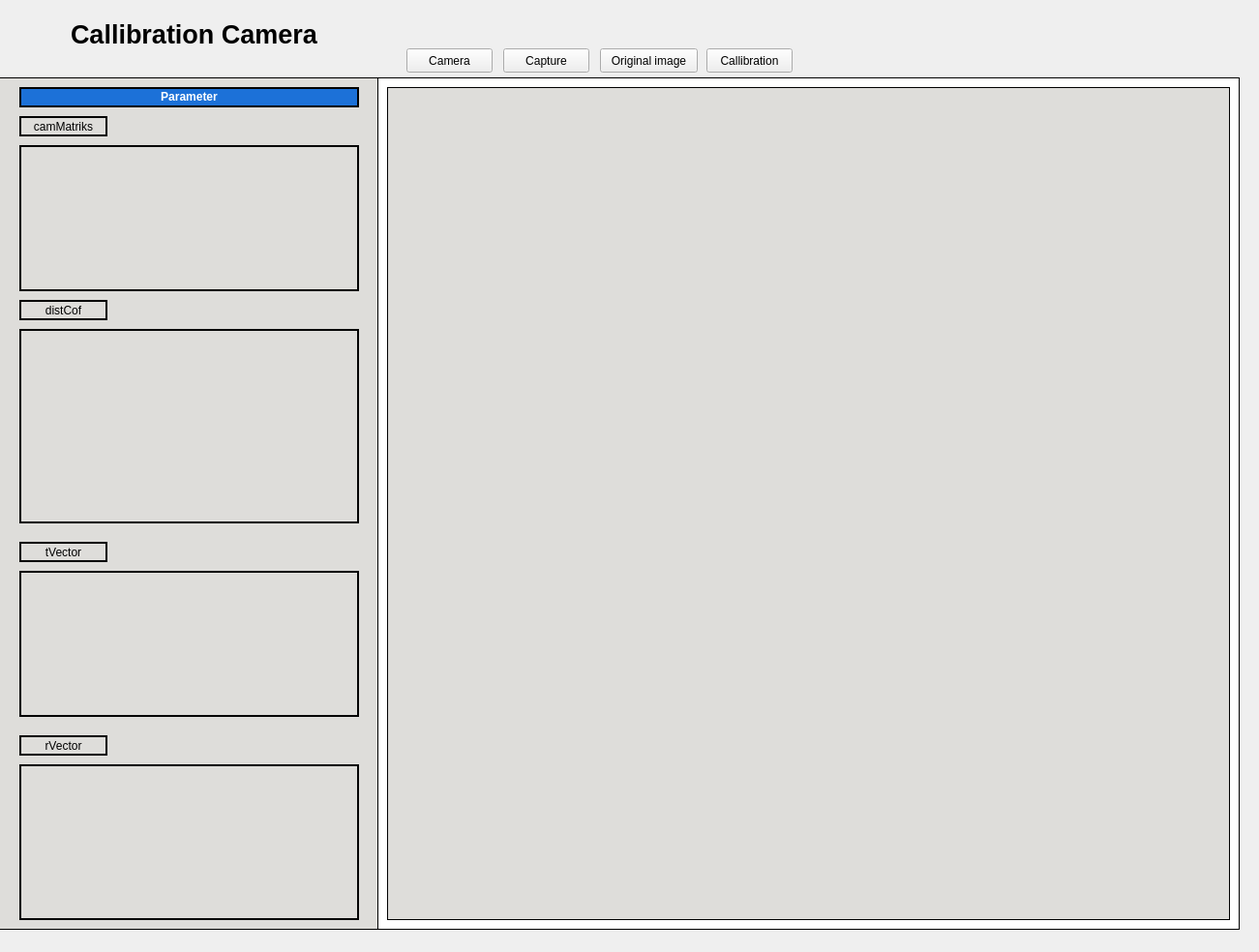
<?xml version="1.0" encoding="UTF-8"?>
<ui version="4.0">
 <class>Form</class>
 <widget class="QWidget" name="Form">
  <property name="geometry">
   <rect>
    <x>0</x>
    <y>0</y>
    <width>1301</width>
    <height>984</height>
   </rect>
  </property>
  <property name="windowTitle">
   <string>Form</string>
  </property>
  <widget class="QLabel" name="label">
   <property name="geometry">
    <rect>
     <x>390</x>
     <y>80</y>
     <width>891</width>
     <height>881</height>
    </rect>
   </property>
   <property name="styleSheet">
    <string notr="true">background-color: rgb(255, 255, 255);</string>
   </property>
   <property name="frameShape">
    <enum>QFrame::Box</enum>
   </property>
   <property name="frameShadow">
    <enum>QFrame::Plain</enum>
   </property>
   <property name="text">
    <string/>
   </property>
  </widget>
  <widget class="QWidget" name="horizontalLayoutWidget">
   <property name="geometry">
    <rect>
     <x>10</x>
     <y>10</y>
     <width>381</width>
     <height>51</height>
    </rect>
   </property>
   <layout class="QHBoxLayout" name="horizontalLayout">
    <item>
     <spacer name="horizontalSpacer">
      <property name="orientation">
       <enum>Qt::Horizontal</enum>
      </property>
      <property name="sizeHint" stdset="0">
       <size>
        <width>40</width>
        <height>20</height>
       </size>
      </property>
     </spacer>
    </item>
    <item>
     <widget class="QLabel" name="label_2">
      <property name="styleSheet">
       <string notr="true"/>
      </property>
      <property name="text">
       <string>&lt;html&gt;&lt;head/&gt;&lt;body&gt;&lt;p&gt;&lt;span style=&quot; font-size:20pt; font-weight:600;&quot;&gt;Callibration Camera&lt;/span&gt;&lt;/p&gt;&lt;/body&gt;&lt;/html&gt;</string>
      </property>
     </widget>
    </item>
    <item>
     <spacer name="horizontalSpacer_2">
      <property name="orientation">
       <enum>Qt::Horizontal</enum>
      </property>
      <property name="sizeHint" stdset="0">
       <size>
        <width>40</width>
        <height>20</height>
       </size>
      </property>
     </spacer>
    </item>
   </layout>
  </widget>
  <widget class="QPushButton" name="callibration">
   <property name="geometry">
    <rect>
     <x>730</x>
     <y>50</y>
     <width>89</width>
     <height>25</height>
    </rect>
   </property>
   <property name="text">
    <string>Callibration</string>
   </property>
  </widget>
  <widget class="QPushButton" name="original">
   <property name="geometry">
    <rect>
     <x>620</x>
     <y>50</y>
     <width>101</width>
     <height>25</height>
    </rect>
   </property>
   <property name="text">
    <string>Original image</string>
   </property>
  </widget>
  <widget class="QLabel" name="label_camMatrix">
   <property name="geometry">
    <rect>
     <x>20</x>
     <y>150</y>
     <width>351</width>
     <height>151</height>
    </rect>
   </property>
   <property name="styleSheet">
    <string notr="true">border-color: rgb(0, 0, 0);</string>
   </property>
   <property name="frameShape">
    <enum>QFrame::Box</enum>
   </property>
   <property name="lineWidth">
    <number>2</number>
   </property>
   <property name="text">
    <string/>
   </property>
  </widget>
  <widget class="QLabel" name="label_tVector">
   <property name="geometry">
    <rect>
     <x>20</x>
     <y>590</y>
     <width>351</width>
     <height>151</height>
    </rect>
   </property>
   <property name="frameShape">
    <enum>QFrame::Box</enum>
   </property>
   <property name="lineWidth">
    <number>2</number>
   </property>
   <property name="text">
    <string/>
   </property>
  </widget>
  <widget class="QLabel" name="label_rVector">
   <property name="geometry">
    <rect>
     <x>20</x>
     <y>790</y>
     <width>351</width>
     <height>161</height>
    </rect>
   </property>
   <property name="frameShape">
    <enum>QFrame::Box</enum>
   </property>
   <property name="lineWidth">
    <number>2</number>
   </property>
   <property name="text">
    <string/>
   </property>
  </widget>
  <widget class="QLabel" name="label_distCof">
   <property name="geometry">
    <rect>
     <x>20</x>
     <y>340</y>
     <width>351</width>
     <height>201</height>
    </rect>
   </property>
   <property name="frameShape">
    <enum>QFrame::Box</enum>
   </property>
   <property name="lineWidth">
    <number>2</number>
   </property>
   <property name="text">
    <string/>
   </property>
  </widget>
  <widget class="QLabel" name="label_3">
   <property name="geometry">
    <rect>
     <x>20</x>
     <y>90</y>
     <width>351</width>
     <height>21</height>
    </rect>
   </property>
   <property name="styleSheet">
    <string notr="true">background-color: rgb(28, 113, 216);</string>
   </property>
   <property name="frameShape">
    <enum>QFrame::Box</enum>
   </property>
   <property name="lineWidth">
    <number>2</number>
   </property>
   <property name="midLineWidth">
    <number>2</number>
   </property>
   <property name="text">
    <string>&lt;html&gt;&lt;head/&gt;&lt;body&gt;&lt;p&gt;&lt;span style=&quot; font-weight:600; color:#ffffff;&quot;&gt;Parameter&lt;/span&gt;&lt;/p&gt;&lt;/body&gt;&lt;/html&gt;</string>
   </property>
   <property name="scaledContents">
    <bool>true</bool>
   </property>
   <property name="alignment">
    <set>Qt::AlignCenter</set>
   </property>
  </widget>
  <widget class="QLabel" name="camMatriks">
   <property name="geometry">
    <rect>
     <x>20</x>
     <y>120</y>
     <width>91</width>
     <height>21</height>
    </rect>
   </property>
   <property name="styleSheet">
    <string notr="true">background-color: rgb(222, 221, 218);</string>
   </property>
   <property name="frameShape">
    <enum>QFrame::Box</enum>
   </property>
   <property name="lineWidth">
    <number>2</number>
   </property>
   <property name="midLineWidth">
    <number>2</number>
   </property>
   <property name="text">
    <string>camMatriks</string>
   </property>
   <property name="scaledContents">
    <bool>true</bool>
   </property>
   <property name="alignment">
    <set>Qt::AlignCenter</set>
   </property>
  </widget>
  <widget class="QLabel" name="distCof">
   <property name="geometry">
    <rect>
     <x>20</x>
     <y>310</y>
     <width>91</width>
     <height>21</height>
    </rect>
   </property>
   <property name="styleSheet">
    <string notr="true">background-color: rgb(222, 221, 218);</string>
   </property>
   <property name="frameShape">
    <enum>QFrame::Box</enum>
   </property>
   <property name="lineWidth">
    <number>2</number>
   </property>
   <property name="midLineWidth">
    <number>2</number>
   </property>
   <property name="text">
    <string>distCof</string>
   </property>
   <property name="scaledContents">
    <bool>true</bool>
   </property>
   <property name="alignment">
    <set>Qt::AlignCenter</set>
   </property>
  </widget>
  <widget class="QLabel" name="tVector">
   <property name="geometry">
    <rect>
     <x>20</x>
     <y>560</y>
     <width>91</width>
     <height>21</height>
    </rect>
   </property>
   <property name="styleSheet">
    <string notr="true">background-color: rgb(222, 221, 218);</string>
   </property>
   <property name="frameShape">
    <enum>QFrame::Box</enum>
   </property>
   <property name="lineWidth">
    <number>2</number>
   </property>
   <property name="midLineWidth">
    <number>2</number>
   </property>
   <property name="text">
    <string>tVector</string>
   </property>
   <property name="scaledContents">
    <bool>true</bool>
   </property>
   <property name="alignment">
    <set>Qt::AlignCenter</set>
   </property>
  </widget>
  <widget class="QLabel" name="rVector">
   <property name="geometry">
    <rect>
     <x>20</x>
     <y>760</y>
     <width>91</width>
     <height>21</height>
    </rect>
   </property>
   <property name="styleSheet">
    <string notr="true">background-color: rgb(222, 221, 218);</string>
   </property>
   <property name="frameShape">
    <enum>QFrame::Box</enum>
   </property>
   <property name="lineWidth">
    <number>2</number>
   </property>
   <property name="midLineWidth">
    <number>2</number>
   </property>
   <property name="text">
    <string>rVector</string>
   </property>
   <property name="scaledContents">
    <bool>true</bool>
   </property>
   <property name="alignment">
    <set>Qt::AlignCenter</set>
   </property>
  </widget>
  <widget class="QLabel" name="label_6">
   <property name="geometry">
    <rect>
     <x>-10</x>
     <y>80</y>
     <width>401</width>
     <height>881</height>
    </rect>
   </property>
   <property name="styleSheet">
    <string notr="true">background-color: rgb(222, 221, 218);</string>
   </property>
   <property name="frameShape">
    <enum>QFrame::Box</enum>
   </property>
   <property name="text">
    <string/>
   </property>
  </widget>
  <widget class="QPushButton" name="camera">
   <property name="geometry">
    <rect>
     <x>420</x>
     <y>50</y>
     <width>89</width>
     <height>25</height>
    </rect>
   </property>
   <property name="text">
    <string>Camera</string>
   </property>
  </widget>
  <widget class="QLabel" name="cam">
   <property name="geometry">
    <rect>
     <x>400</x>
     <y>90</y>
     <width>871</width>
     <height>861</height>
    </rect>
   </property>
   <property name="styleSheet">
    <string notr="true">background-color: rgb(222, 221, 218);</string>
   </property>
   <property name="frameShape">
    <enum>QFrame::Box</enum>
   </property>
   <property name="text">
    <string/>
   </property>
   <property name="scaledContents">
    <bool>true</bool>
   </property>
  </widget>
  <widget class="QPushButton" name="capture">
   <property name="geometry">
    <rect>
     <x>520</x>
     <y>50</y>
     <width>89</width>
     <height>25</height>
    </rect>
   </property>
   <property name="text">
    <string>Capture</string>
   </property>
  </widget>
  <zorder>label_6</zorder>
  <zorder>label</zorder>
  <zorder>horizontalLayoutWidget</zorder>
  <zorder>callibration</zorder>
  <zorder>original</zorder>
  <zorder>label_camMatrix</zorder>
  <zorder>label_tVector</zorder>
  <zorder>label_rVector</zorder>
  <zorder>label_distCof</zorder>
  <zorder>label_3</zorder>
  <zorder>camMatriks</zorder>
  <zorder>distCof</zorder>
  <zorder>tVector</zorder>
  <zorder>rVector</zorder>
  <zorder>camera</zorder>
  <zorder>cam</zorder>
  <zorder>capture</zorder>
 </widget>
 <resources/>
 <connections/>
</ui>
